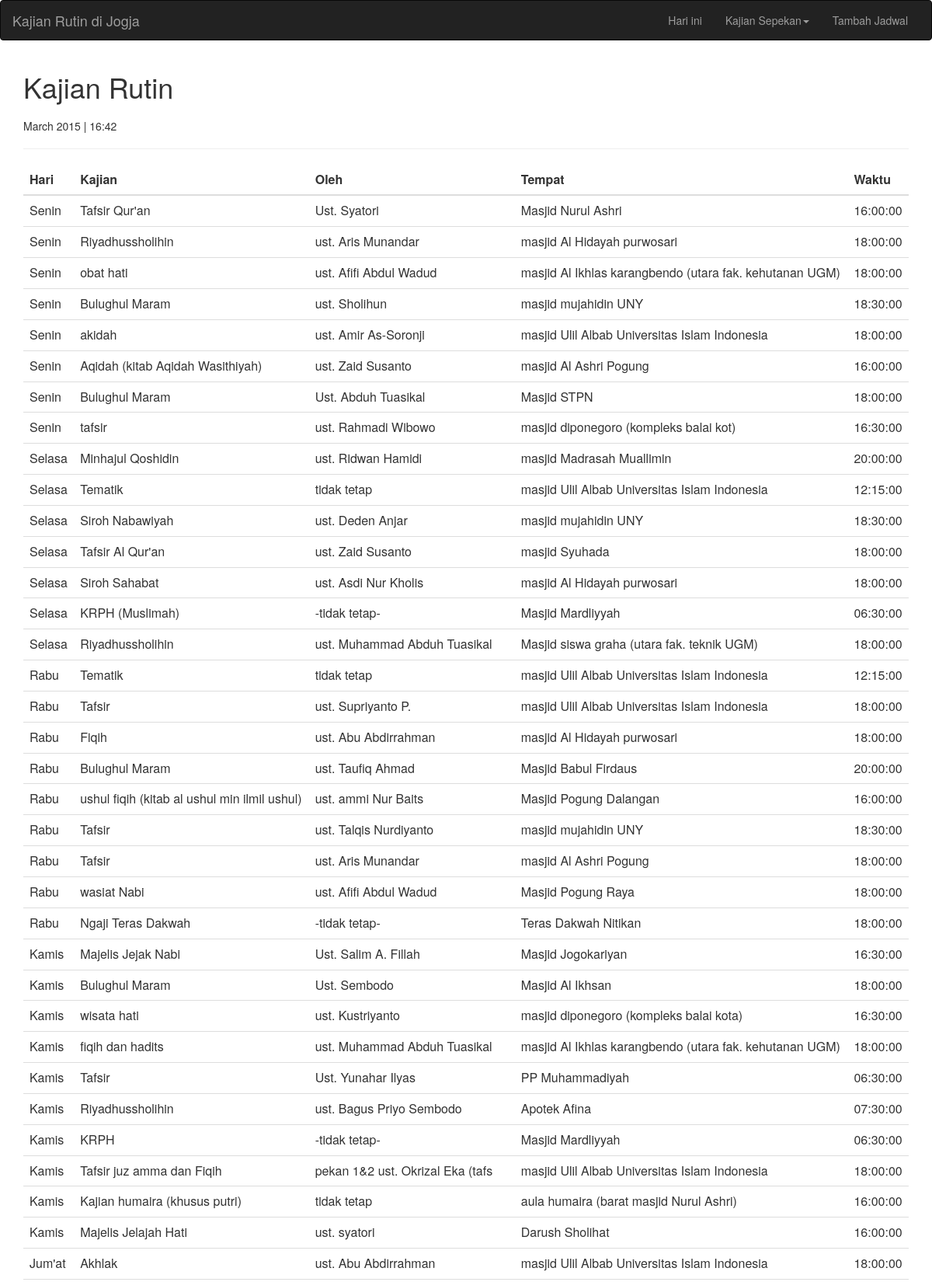
/pekan-hari.php (upper part), run on the app's committed database.
### tables this page shows
CREATE TABLE IF NOT EXISTS `dt_jadwal_kajian` (
  `id` int(11) NOT NULL AUTO_INCREMENT,
  `namaHari` varchar(8) NOT NULL,
  `urutan` int(11) NOT NULL,
  `kajian` varchar(100) NOT NULL,
  `pengisi` varchar(100) NOT NULL,
  `tempat` varchar(200) NOT NULL,
  `waktu` time NOT NULL,
  PRIMARY KEY (`id`)
);

### hariini.php (called while the page is built, shortened)
<?php
include "connect.php";
$today = getdate();
$indexHari = $today['wday'];
$bulan = $today['month'];
$tahun = $today['year'];
$jam = $today['hours'];
$menit = $today['minutes'];
$query = "SELECT `namaHari` FROM `dt_hari` WHERE `kodeHari` LIKE '$indexHari'";
$result = mysqli_query($conn,$query);
$namaHari = mysqli_fetch_assoc($result);
$namaHariIni = $namaHari["namaHari"];
$queryInfo = "SELECT * FROM `dt_jadwal_kajian` WHERE `namaHari` LIKE '$namaHariIni'  ORDER BY `waktu`";
$result2 = mysqli_query($conn, $queryInfo);
$jumlahBaris = mysqli_num_rows($result2);
?>

### pekan-hari.php (the view, shortened to what this page needs)
<?
include "hariini.php";
include "header.php";
?>
		<div class="container">
			<div class="page-header">
				<h1>Kajian Rutin</h1>
				<p><?echo $bulan." ".$tahun." | ".$jam.":".$menit;?></p>
			</div>
			<table class="table">
			<thead>
				<tr>
					<th>Hari</th>
					<th>Kajian</th>
					<th>Oleh</th>
					<th>Tempat</th>
					<th>Waktu</th>
				</tr>
			</thead>
			<tbody>
<?php
$queryAll = "SELECT * FROM `dt_jadwal_kajian` ORDER BY `urutan`";
$result3 = mysqli_query($conn, $queryAll);
if ($jumlahBaris>0){
	while($baris = mysqli_fetch_assoc($result3)){
			echo "<tr>";
if ($baris["namaHari"]=="Jumat")
			{
				$hariTulis = "Jum'at";
			}
			else
			{
				$hariTulis = $baris["namaHari"];
			}
			echo "<td>".$hariTulis."</td>";
			echo "<td>".$baris["kajian"]."</td>";
			echo "<td>".$baris["pengisi"]."</td>";
			echo "<td>".$baris["tempat"]."</td>";
			echo "<td>".$baris["waktu"]."</td>";
			echo "</tr>";
		}
	echo "</tbody></table>";
	}
else{
		echo "<h3>Jadwal kajian rutin tidak ada</h3></div>";
}
?>
<?include "footer.php";?>

### data on the page
dt_jadwal_kajian: namaHari "Senin", kajian "Tafsir Qur'an", pengisi "Ust. Syatori", tempat "Masjid Nurul Ashri", waktu "16:00:00"
dt_jadwal_kajian: namaHari "Senin", kajian "Riyadhussholihin", pengisi "ust. Aris Munandar", tempat "masjid Al Hidayah purwosari", waktu "18:00:00"
dt_jadwal_kajian: namaHari "Senin", kajian "obat hati", pengisi "ust. Afifi Abdul Wadud", tempat "masjid Al Ikhlas karangbendo (utara fak. kehutanan UGM)", waktu "18:00:00"
dt_jadwal_kajian: namaHari "Senin", kajian "Bulughul Maram", pengisi "ust. Sholihun", tempat "masjid mujahidin UNY", waktu "18:30:00"
dt_jadwal_kajian: namaHari "Senin", kajian "akidah", pengisi "ust. Amir As-Soronji", tempat "masjid Ulil Albab Universitas Islam Indonesia", waktu "18:00:00"
dt_jadwal_kajian: namaHari "Senin", kajian "Aqidah (kitab Aqidah Wasithiyah)", pengisi "ust. Zaid Susanto", tempat "masjid Al Ashri Pogung", waktu "16:00:00"
dt_jadwal_kajian: namaHari "Senin", kajian "Bulughul Maram", pengisi "Ust. Abduh Tuasikal", tempat "Masjid STPN", waktu "18:00:00"
dt_jadwal_kajian: namaHari "Senin", kajian "tafsir", pengisi "ust. Rahmadi Wibowo", tempat "masjid diponegoro (kompleks balai kot)", waktu "16:30:00"
dt_jadwal_kajian: namaHari "Selasa", kajian "Minhajul Qoshidin", pengisi "ust. Ridwan Hamidi", tempat "masjid Madrasah Muallimin", waktu "20:00:00"
dt_jadwal_kajian: namaHari "Selasa", kajian "Tematik", pengisi "tidak tetap", tempat "masjid Ulil Albab Universitas Islam Indonesia", waktu "12:15:00"
dt_jadwal_kajian: namaHari "Selasa", kajian "Siroh Nabawiyah", pengisi "ust. Deden Anjar", tempat "masjid mujahidin UNY", waktu "18:30:00"
dt_jadwal_kajian: namaHari "Selasa", kajian "Tafsir Al Qur'an", pengisi "ust. Zaid Susanto", tempat "masjid Syuhada", waktu "18:00:00"
dt_jadwal_kajian: namaHari "Selasa", kajian "Siroh Sahabat", pengisi "ust. Asdi Nur Kholis", tempat "masjid Al Hidayah purwosari", waktu "18:00:00"
dt_jadwal_kajian: namaHari "Selasa", kajian "KRPH (Muslimah)", pengisi "-tidak tetap-", tempat "Masjid Mardliyyah", waktu "06:30:00"
dt_jadwal_kajian: namaHari "Selasa", kajian "Riyadhussholihin", pengisi "ust. Muhammad Abduh Tuasikal", tempat "Masjid siswa graha (utara fak. teknik UGM)", waktu "18:00:00"
dt_jadwal_kajian: namaHari "Rabu", kajian "Tematik", pengisi "tidak tetap", tempat "masjid Ulil Albab Universitas Islam Indonesia", waktu "12:15:00"
dt_jadwal_kajian: namaHari "Rabu", kajian "Tafsir", pengisi "ust. Supriyanto P.", tempat "masjid Ulil Albab Universitas Islam Indonesia", waktu "18:00:00"
dt_jadwal_kajian: namaHari "Rabu", kajian "Fiqih", pengisi "ust. Abu Abdirrahman", tempat "masjid Al Hidayah purwosari", waktu "18:00:00"
dt_jadwal_kajian: namaHari "Rabu", kajian "Bulughul Maram", pengisi "ust. Taufiq Ahmad", tempat "Masjid Babul Firdaus", waktu "20:00:00"
dt_jadwal_kajian: namaHari "Rabu", kajian "ushul fiqih (kitab al ushul min ilmil ushul)", pengisi "ust. ammi Nur Baits", tempat "Masjid Pogung Dalangan", waktu "16:00:00"
dt_jadwal_kajian: namaHari "Rabu", kajian "Tafsir", pengisi "ust. Talqis Nurdiyanto", tempat "masjid mujahidin UNY", waktu "18:30:00"
dt_jadwal_kajian: namaHari "Rabu", kajian "Tafsir", pengisi "ust. Aris Munandar", tempat "masjid Al Ashri Pogung", waktu "18:00:00"
dt_jadwal_kajian: namaHari "Rabu", kajian "wasiat Nabi", pengisi "ust. Afifi Abdul Wadud", tempat "Masjid Pogung Raya", waktu "18:00:00"
dt_jadwal_kajian: namaHari "Rabu", kajian "Ngaji Teras Dakwah", pengisi "-tidak tetap-", tempat "Teras Dakwah Nitikan", waktu "18:00:00"
dt_jadwal_kajian: namaHari "Kamis", kajian "Majelis Jejak Nabi", pengisi "Ust. Salim A. Fillah", tempat "Masjid Jogokariyan", waktu "16:30:00"
dt_jadwal_kajian: namaHari "Kamis", kajian "Bulughul Maram", pengisi "Ust. Sembodo", tempat "Masjid Al Ikhsan", waktu "18:00:00"
dt_jadwal_kajian: namaHari "Kamis", kajian "wisata hati", pengisi "ust. Kustriyanto", tempat "masjid diponegoro (kompleks balai kota)", waktu "16:30:00"
dt_jadwal_kajian: namaHari "Kamis", kajian "fiqih dan hadits", pengisi "ust. Muhammad Abduh Tuasikal", tempat "masjid Al Ikhlas karangbendo (utara fak. kehutanan UGM)", waktu "18:00:00"
dt_jadwal_kajian: namaHari "Kamis", kajian "Tafsir", pengisi "Ust. Yunahar Ilyas", tempat "PP Muhammadiyah", waktu "06:30:00"
dt_jadwal_kajian: namaHari "Kamis", kajian "Riyadhussholihin", pengisi "ust. Bagus Priyo Sembodo", tempat "Apotek Afina", waktu "07:30:00"
dt_jadwal_kajian: namaHari "Kamis", kajian "KRPH", pengisi "-tidak tetap-", tempat "Masjid Mardliyyah", waktu "06:30:00"
dt_jadwal_kajian: namaHari "Kamis", kajian "Tafsir juz amma dan Fiqih", pengisi "pekan 1&2 ust. Okrizal Eka (tafs", tempat "masjid Ulil Albab Universitas Islam Indonesia", waktu "18:00:00"
dt_jadwal_kajian: namaHari "Kamis", kajian "Kajian humaira (khusus putri)", pengisi "tidak tetap", tempat "aula humaira (barat masjid Nurul Ashri)", waktu "16:00:00"
dt_jadwal_kajian: namaHari "Kamis", kajian "Majelis Jelajah Hati", pengisi "ust. syatori", tempat "Darush Sholihat", waktu "16:00:00"
dt_jadwal_kajian: namaHari "Jum'at", kajian "Akhlak", pengisi "ust. Abu Abdirrahman", tempat "masjid Ulil Albab Universitas Islam Indonesia", waktu "18:00:00"

### other printed values
$bulan "March"
$tahun "2015"
$jam "16"
$menit "42"
